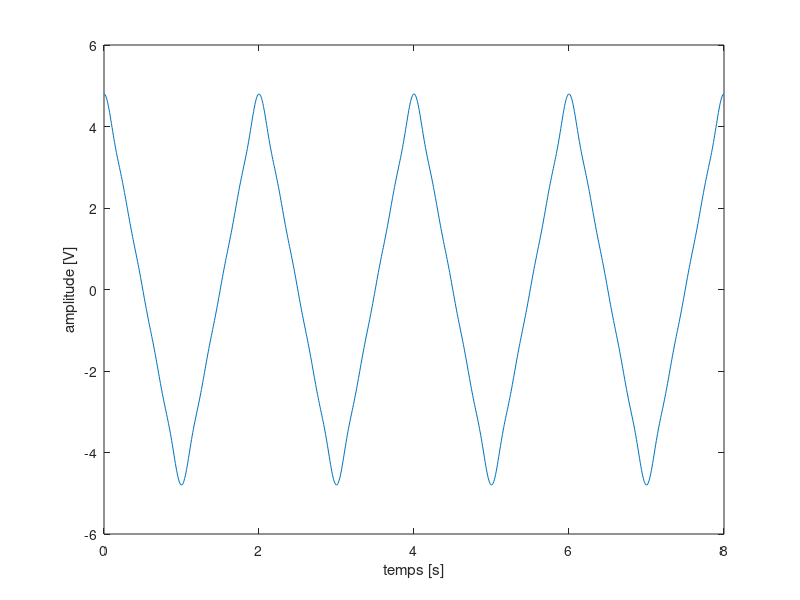

Reproduce this figure in MATLAB.
Vmin=-5;
Vmax=5;
T=2;
k=1;
a=0;
t=linspace(0,4*T,1000);
u=zeros(1,1000);
omega=2*pi/T;
for i=1:10;
    u1= (8/(T^2 *omega^2*i^2))*(Vmax-Vmin)*(1-((-1)^i))*cos(i*omega*t);
    u2 = u + u1;
    u=u2;
    %plot (t,u);
    %hold on
    %pause(0.1);
end
plot(t,u)
ylabel('amplitude [V]') 
xlabel('temps [s]')
